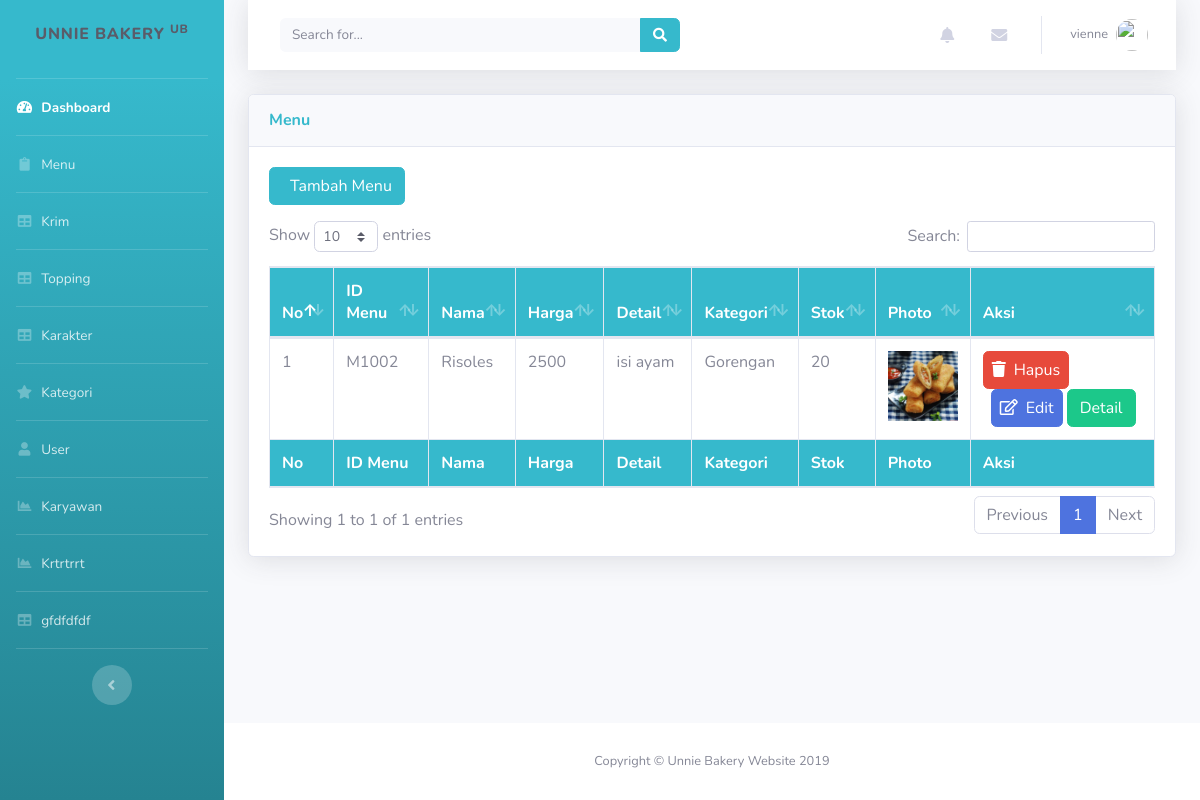
The app's page /index.php?p=menu (signed in) with its own data.
### tables this page shows
CREATE TABLE `menu` (
  `id_menu` varchar(10) NOT NULL,
  `nama_menu` varchar(50) NOT NULL,
  `harga` double NOT NULL,
  `detail` text NOT NULL,
  `id_kategori` varchar(20) NOT NULL,
  `stok` int(5) NOT NULL,
  `foto` varchar(100) NOT NULL
);

CREATE TABLE `kategori` (
  `id_kategori` int(3) NOT NULL,
  `nama_kategori` varchar(20) NOT NULL,
  `keterangan` text NOT NULL
);

### menuView.php (the view, shortened to what this page needs)
<div class="card shadow mb-4">
            <div class="card-header py-3">
              <h6 class="m-0 font-weight-bold text-info">Menu</h6>
            </div>
            <div class="card-body">
            <?php
              $page=isset($_GET['page'])?$_GET['page']:'list';
              switch ($page) {
              case 'list':
          ?>
            <p><a href="?p=menu&page=entri" class="btn btn-info"><i class="fasfa-save mr-2"></i>Tambah Menu</a></p>
          <div class="table-responsive">
             <table class="table table-bordered" id="dataTable" width="100%" cellspacing="0">
                  <thead class="bg-info text-white">
                    <tr>
                      <th>No</th>
                      <th>ID Menu</th>
                      <th>Nama</th>
                      <th>Harga</th>
                      <th>Detail</th>
                      <th>Kategori</th>
                      <th>Stok</th>
                      <th>Photo</th>
                      <th>Aksi</th>
                    </tr>
                  </thead>
                  <tfoot class="bg-info text-white">
                    <tr>
                      <th>No</th>
                      <th>ID Menu</th>
                      <th>Nama</th>
                      <th>Harga</th>
                      <th>Detail</th>
                      <th>Kategori</th>
                      <th>Stok</th>
                      <th>Photo</th>
                      <th>Aksi</th>
                    </tr>
                  </tfoot>
                  <tbody>
                  <?php
                  include('koneksi.php');
                    $data = mysqli_query($koneksi,"SELECT * from menu INNER JOIN kategori ON menu.id_kategori = kategori.id_kategori");
                    $i =1;
                    while ($row=mysqli_fetch_array($data)) {
                 ?>
                      <tr>
                      <td><?php echo $i?></td>
                        <td><?php echo $row['id_menu']?></td>
                        <td><?php echo $row['nama_menu']?></td>
                        <td><?=$row['harga']?></td>
                        <td><?=$row['detail']?></td>
                        <td><?=$row['nama_kategori']?></td>
                        <td><?=$row['stok']?></td>
                        <td><img src="gambar/<?=$row['foto']?>" width="70px" height="70px"></td>
                        <td>
                        <a href="menuController.php?aksi=hapus&id_menu=<?php echo $row['id_menu']?>" class="btn btn-danger pr-2 pl-2" onclick="return confirm('Anda yakin ingin menghapus')"><i class="fas fa-trash mr-2"></i>Hapus</a>
                          <a href="?p=menu&page=update&id_menu=<?php echo $row['id_menu']?>" class="btn btn-primary ml-2 pr-2 pl-2"><i class="far fa-edit mr-2"></i>Edit</a>
                          <a href="" class="btn btn-success">Detail</a></td>
                      </tr>
                      <?php $i++;}?>
                  </tbody>
                </table>
                <?php
                  break;
                  ?>
                  <?php
                    }
                  ?>
                  </div>
              </div>
            </div>

### records on screen
menu: id_menu "M1002", nama_menu "Risoles", harga "2500", detail "isi ayam", id_kategori.nama_kategori "Gorengan", stok "20", foto (picture)

### other values on screen
$_SESSION['user'] "vienne"
